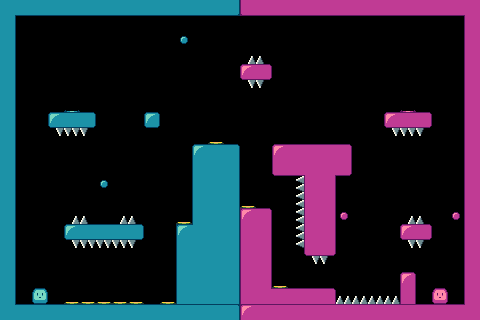

The image is a tile-based game level rendered from a .tmx file. Its description and complete source (layers, tilesets, objects, tile grids) follow:
An orthogonal 30x20 tile map with 16x16 px tiles, 1 tile layer (Tile Layer 1).

<map version="1.4" tiledversion="2021.01.13" orientation="orthogonal" renderorder="right-down" width="30" height="20" tilewidth="16" tileheight="16" infinite="0" nextlayerid="2" nextobjectid="1">
 <tileset firstgid="1" source="spritesheet.tsx" />
 <layer id="1" name="Tile Layer 1" width="30" height="20">
  <data encoding="csv">
109,66,66,66,66,66,66,66,66,66,66,66,66,66,105,108,70,70,70,70,70,70,70,70,70,70,70,70,70,112,
51,0,0,0,0,0,0,0,0,0,0,0,0,0,0,0,0,0,0,0,0,0,0,0,0,0,0,0,0,53,
51,0,0,0,0,0,0,0,0,0,0,113,0,0,0,0,0,0,0,0,0,0,0,0,0,0,0,0,0,53,
51,0,0,0,0,0,0,0,0,0,0,0,0,0,0,62,61,0,0,0,0,0,0,0,0,0,0,0,0,53,
51,0,0,0,0,0,0,0,0,0,0,0,0,0,0,85,87,0,0,0,0,0,0,0,0,0,0,0,0,53,
51,0,0,0,0,0,0,0,0,0,0,0,0,0,0,78,77,0,0,0,0,0,0,0,0,0,0,0,0,53,
51,0,0,0,97,0,0,0,0,0,0,0,0,0,0,0,0,0,0,0,0,0,0,0,0,98,0,0,0,53,
51,0,0,81,82,83,0,0,0,84,0,0,0,0,0,0,0,0,0,0,0,0,0,0,85,86,87,0,0,53,
51,0,0,78,47,77,0,0,0,0,0,0,0,9,0,0,0,0,0,0,0,0,0,0,78,47,77,0,0,53,
51,0,0,0,0,0,0,0,0,0,0,0,33,34,35,0,0,37,38,38,38,39,0,0,0,0,0,0,0,53,
51,0,0,0,0,0,0,0,0,0,0,0,49,50,51,0,0,69,70,112,111,71,0,0,0,0,0,0,0,53,
51,0,0,0,0,0,113,0,0,0,0,0,49,50,51,0,0,0,48,53,55,0,0,0,0,0,0,0,0,53,
51,0,0,0,0,0,0,0,0,0,0,0,49,50,51,9,0,0,48,53,55,0,0,0,0,0,0,0,0,53,
51,0,0,0,62,61,0,62,61,0,0,9,49,50,51,124,39,0,48,53,55,114,0,0,0,62,61,0,114,53,
51,0,0,0,81,82,82,82,83,0,0,122,126,50,51,53,55,0,48,53,55,0,0,0,0,85,87,0,0,53,
51,0,0,0,78,47,47,47,77,0,0,49,50,50,51,53,55,0,79,69,71,0,0,0,0,78,77,0,0,53,
51,0,0,0,0,0,0,0,0,0,0,49,50,50,51,53,55,0,0,78,77,0,0,0,0,0,0,0,0,53,
51,0,0,0,0,0,0,0,0,0,0,49,50,50,51,53,55,9,0,0,0,0,0,0,0,40,0,0,0,53,
51,0,1,0,9,9,9,9,9,0,9,49,50,50,51,53,127,38,38,38,39,45,45,45,45,56,0,5,0,53,
125,34,34,34,34,34,34,34,34,34,34,34,34,34,121,124,38,38,38,38,38,38,38,38,38,38,38,38,38,128
</data>
 </layer>
</map>
